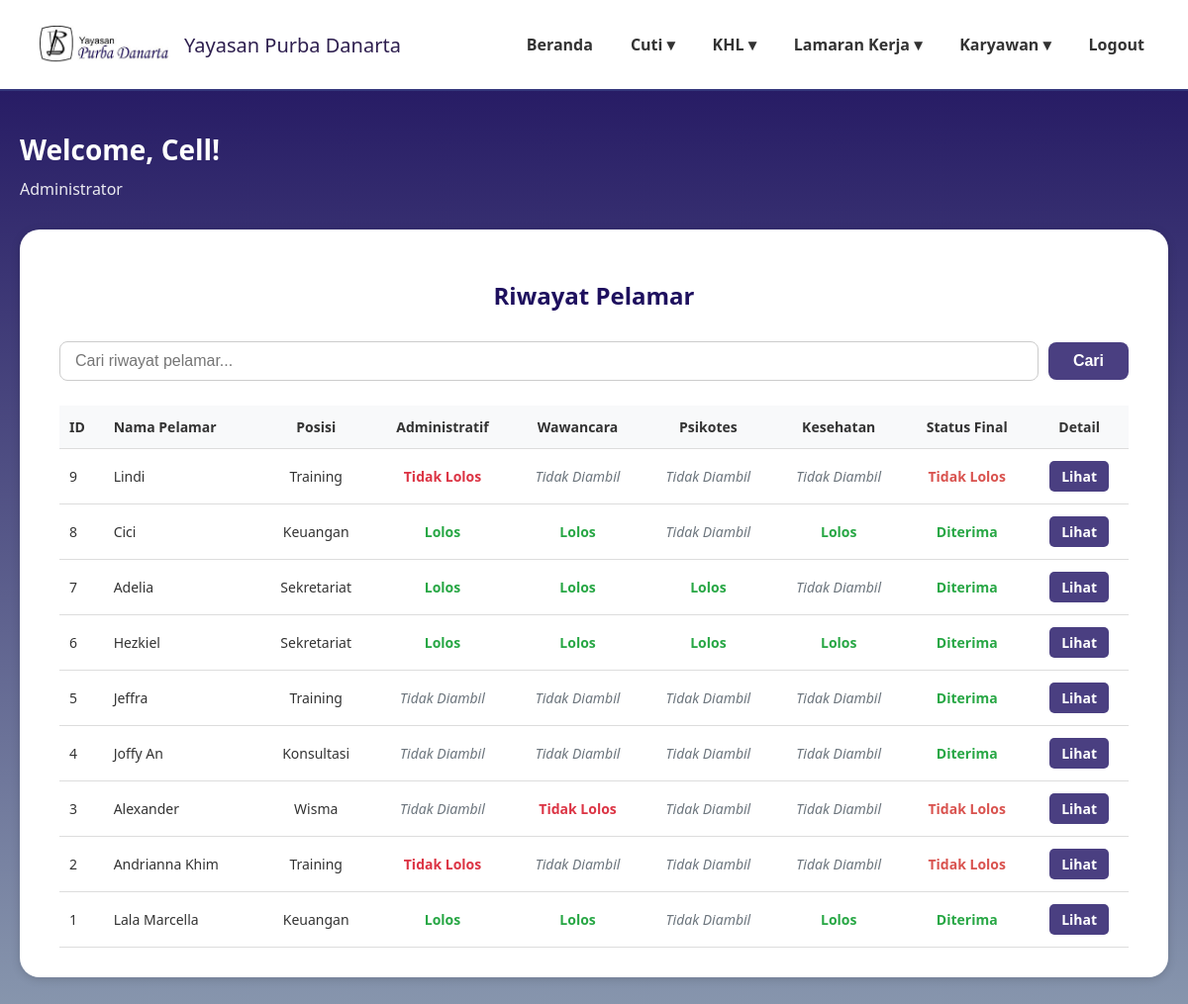
The app's page /riwayat_pelamar.php, older data.
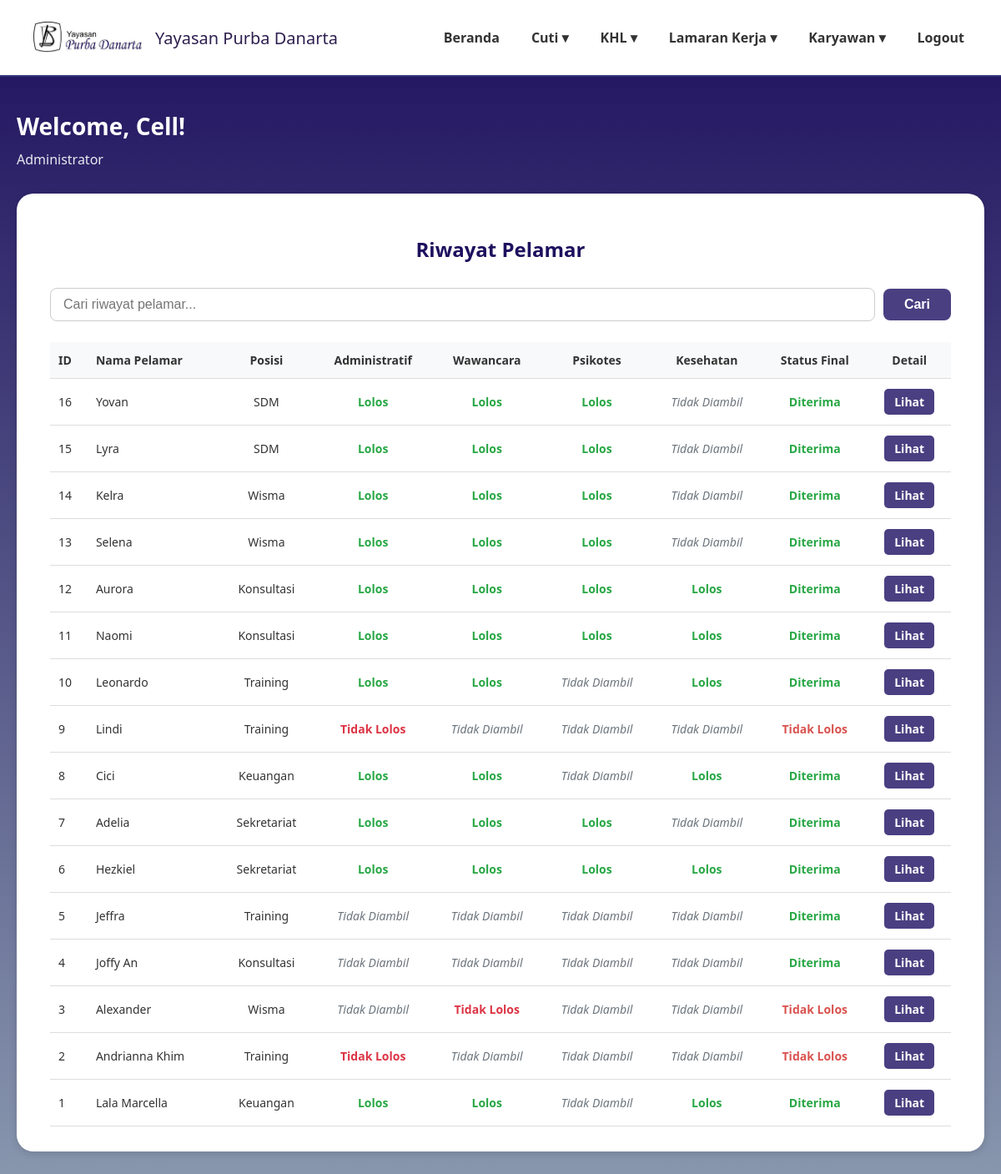
The same page, newer data.
### tables this page shows
CREATE TABLE `data_pelamar` (
  `id` int(11) NOT NULL,
  `user_id` int(11) NOT NULL,
  `nama_lengkap` varchar(100) DEFAULT NULL,
  `posisi_dilamar` varchar(100) DEFAULT NULL,
  `jenis_kelamin` varchar(20) DEFAULT NULL,
  `tempat_lahir` varchar(100) DEFAULT NULL,
  `tanggal_lahir` date DEFAULT NULL,
  `nik` varchar(50) DEFAULT NULL,
  `alamat_rumah` text DEFAULT NULL,
  `alamat_domisili` text DEFAULT NULL,
  `no_telp` varchar(20) DEFAULT NULL,
  `email` varchar(100) DEFAULT NULL,
  `agama` varchar(50) DEFAULT NULL,
  `kontak_darurat` varchar(50) DEFAULT NULL,
  `pendidikan_terakhir` varchar(50) DEFAULT NULL,
  `surat_lamaran` varchar(255) DEFAULT NULL,
  `cv` varchar(255) DEFAULT NULL,
  `photo_formal` varchar(255) DEFAULT NULL,
  `ijazah_transkrip` varchar(255) DEFAULT NULL,
  `berkas_pendukung` varchar(255) DEFAULT NULL,
  `ktp` varchar(255) DEFAULT NULL,
  `status` varchar(50) DEFAULT 'Menunggu Proses',
  `status_seleksi` varchar(100) DEFAULT 'Proses seleksi sedang berlangsung',
  `pengumuman` text DEFAULT 'Belum ada pengumuman saat ini.',
  `created_at` timestamp NOT NULL DEFAULT current_timestamp()
);

### riwayat_pelamar.php (the view, shortened to what this page needs)
<?php
require 'config.php';
$query_pelamar = $conn->prepare("
    SELECT
        dp.id,
        dp.nama_lengkap,
        dp.posisi_dilamar,
        COALESCE(rp.status_administratif, 'Tidak Diambil') as status_administratif,
        COALESCE(rp.status_wawancara, 'Tidak Diambil') as status_wawancara,
        COALESCE(rp.status_psikotes, 'Tidak Diambil') as status_psikotes,
        COALESCE(rp.status_kesehatan, 'Tidak Diambil') as status_kesehatan,
        COALESCE(rp.status_final, 'Tidak Diambil') as status_final
    FROM
        data_pelamar dp
    LEFT JOIN
        riwayat_pelamar rp ON dp.id = rp.pelamar_id
    WHERE
        dp.status IN ('Diterima', 'Tidak Lolos')
    ORDER BY
        dp.id DESC
");
$query_pelamar->execute();
$riwayat_pelamar_result = $query_pelamar->get_result();
function displayStatus($status) {
    switch($status) {
        case 'Lolos':
            return '<span style="color: #28a745; font-weight: bold;">Lolos</span>';
        case 'Tidak Lolos':
            return '<span style="color: #dc3545; font-weight: bold;">Tidak Lolos</span>';
        case 'Tidak Diambil':
        default:
            return '<span style="color: #6c757d; font-style: italic;">Tidak Diambil</span>';
    }
}
?>
<!DOCTYPE html>
<html lang="id">
<head>
</head>
<body>
<header>
    <div class="logo">
        <img src="image/namayayasan.png" alt="Logo Yayasan">
        <span>Yayasan Purba Danarta</span>
    </div>
    <nav>
        <ul>
            <li><a href="dashboardadmin.php">Beranda</a></li>
            <li><a href="#">Cuti ▾</a>
            </li>
            <li><a href="#">KHL ▾</a>
            </li>
            <li><a href="#">Lamaran Kerja ▾</a>
            </li>
            <li><a href="#">Karyawan ▾</a>
            </li>
            <li><a href="logout2.php">Logout</a></li>
        </ul>
    </nav>
</header>
<main>
    <h1>Welcome, Cell!</h1>
    <p class="admin-title">Administrator</p>
    <div class="card">
        <h2 class="page-title">Riwayat Pelamar</h2>
        <div class="action-bar">
            <input type="search" placeholder="Cari riwayat pelamar...">
            <button class="btn-cari">Cari</button>
        </div>
        <div style="overflow-x:auto;">
            <table class="data-table">
                <thead>
                    <tr>
                        <th class="text-left">ID</th>
                        <th class="text-left">Nama Pelamar</th>
                        <th>Posisi</th>
                        <th>Administratif</th>
                        <th>Wawancara</th>
                        <th>Psikotes</th>
                        <th>Kesehatan</th>
                        <th>Status Final</th>
                        <th>Detail</th>
                    </tr>
                </thead>
                <tbody>
                    <?php if ($riwayat_pelamar_result->num_rows > 0): ?>
                        <?php while($row = $riwayat_pelamar_result->fetch_assoc()): ?>
                            <tr>
                                <td class="text-left"><?= $row['id'] ?></td>
                                <td class="text-left"><?= htmlspecialchars($row['nama_lengkap']) ?></td>
                                <td><?= htmlspecialchars($row['posisi_dilamar']) ?></td>
                                <td><?= displayStatus($row['status_administratif']) ?></td>
                                <td><?= displayStatus($row['status_wawancara']) ?></td>
                                <td><?= displayStatus($row['status_psikotes']) ?></td>
                                <td><?= displayStatus($row['status_kesehatan']) ?></td>
                                <td>
                                    <?php if ($row['status_final'] == 'Diterima'): ?>
                                        <span class="status-diterima">Diterima</span>
                                    <?php elseif ($row['status_final'] == 'Tidak Lolos'): ?>
                                        <span class="status-tidak-lolos">Tidak Lolos</span>
                                    <?php else: ?>
                                        -
                                    <?php endif; ?>
                                </td>
                                <td><a href="detail_pelamar.php?id=<?= $row['id'] ?>" class="btn-aksi btn-lihat">Lihat</a></td>
                            </tr>
                        <?php endwhile; ?>
                    <?php else: ?>
                        <tr><td colspan="9" class="no-data">Belum ada riwayat pelamar.</td></tr>
                    <?php endif; ?>
                </tbody>
            </table>
        </div>
    </div>
</main>
</body>
</html>

### riwayat_pelamar.php (style rules this page uses)
body { margin:0; font-family:'Segoe UI', Tahoma, Geneva, Verdana, sans-serif; background: linear-gradient(180deg,#1E105E 0%,#8897AE 100%); min-height:100vh; color:#333; }
header { background:rgba(255,255,255,1); padding:20px 40px; display:flex; justify-content:space-between; align-items:center; border-bottom:2px solid #34377c; flex-wrap:wrap; }
.logo { display:flex; align-items:center; gap:16px; font-weight:500; font-size:20px; color:#2e1f4f; }
.logo img { width: 130px; height: 50px; object-fit: contain; }
nav ul { list-style:none; margin:0; padding:0; display:flex; gap:30px; align-items: center; }
nav li { position:relative; }
nav a { text-decoration:none; color:#333; font-weight:600; padding:8px 4px; display:block; }
main { max-width:1400px; margin:40px auto; padding:0 20px; }
h1, p.admin-title { color: #fff; }
h1 { text-align:left; font-size:28px; margin-bottom:10px; }
p.admin-title { font-size: 16px; margin-top: 0; margin-bottom: 30px; font-weight: 400; opacity: 0.9; }
.card { background:#fff; border-radius:20px; padding:30px 40px; box-shadow:0 2px 10px rgba(0,0,0,0.15); }
.page-title { font-size: 24px; font-weight: 600; text-align: center; margin-bottom: 30px; color: #1E105E; }
.action-bar { display: flex; gap: 10px; margin-bottom: 25px; align-items: center; }
.action-bar input[type="search"] { flex-grow: 1; padding: 10px 15px; border: 1px solid #ccc; border-radius: 8px; font-size: 16px; }
.action-bar button { padding: 10px 25px; border: none; border-radius: 8px; font-size: 16px; font-weight: 600; color: #fff; cursor: pointer; transition: opacity 0.3s; }
.btn-cari { background-color: #4a3f81; }
.data-table { width: 100%; border-collapse: collapse; font-size: 14px; text-align: center; }
.data-table th, .data-table td { padding: 12px 10px; border-bottom: 1px solid #ddd; vertical-align: middle; }
.data-table .text-left { text-align: left; }
.data-table th { background-color: #f8f9fa; font-weight: 600; }
.btn-aksi { display: inline-block; padding: 6px 12px; border-radius: 5px; text-decoration: none; color: #fff; font-weight: bold; font-size:14px; }
.btn-lihat { background-color: #4a3f81; }
.status-diterima { color: #28a745; font-weight: bold; }
.status-tidak-lolos { color: #d9534f; font-weight: bold; }

Row changes from the older to the newer data that the page shows:
added data_pelamar: id "16", nama_lengkap "Yovan", posisi_dilamar "SDM", shows "Lolos Lolos Lolos", shows "Diterima"
added data_pelamar: id "15", nama_lengkap "Lyra", posisi_dilamar "SDM", shows "Lolos Lolos Lolos", shows "Diterima"
added data_pelamar: id "14", nama_lengkap "Kelra", posisi_dilamar "Wisma", shows "Lolos Lolos Lolos", shows "Diterima"
added data_pelamar: id "13", nama_lengkap "Selena", posisi_dilamar "Wisma", shows "Lolos Lolos Lolos", shows "Diterima"
added data_pelamar: id "12", nama_lengkap "Aurora", posisi_dilamar "Konsultasi", shows "Lolos Lolos Lolos Lolos", shows "Diterima"
added data_pelamar: id "11", nama_lengkap "Naomi", posisi_dilamar "Konsultasi", shows "Lolos Lolos Lolos Lolos", shows "Diterima"
added data_pelamar: id "10", nama_lengkap "Leonardo", posisi_dilamar "Training", shows "Lolos Lolos Lolos", shows "Diterima"
